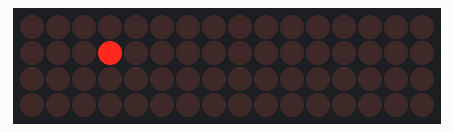
A sketch run on a simulated Arduino Uno, built with avr-gcc and run on an emulated ATmega328P. Shown: 16×4 LED matrix. Wiring (inferred from the names in the program): LED cube drawn one layer per row (orientation assumed): layers pin 2, pin 3, pin 4, pin 5; columns pin 6, pin 7, pin 8, pin 9, pin 10, pin 11, pin 12, pin 13, A0, A1, A2, A3, A4, A5, pin 0, pin 1. Random numbers use the default seed unless the sketch sets one.

Above: at 0.31 s.
At 9.72 s:
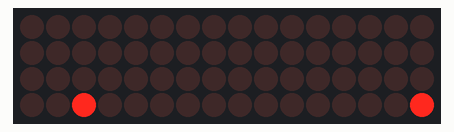
At 14.42 s:
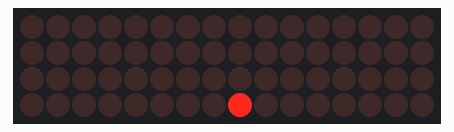
At 19.82 s:
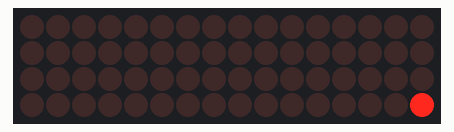
At 28.74 s:
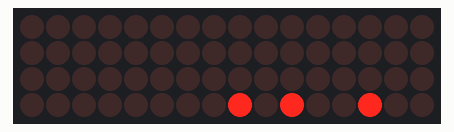
At 39.46 s:
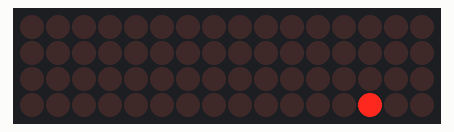

The sketch:

LED_Cube_Rain_Drop_Effect.ino
```cpp
// 4×4×4 LED Cube – Rain Effect Only (Common‑Cathode w/ NPN Low‑Side)

// == Pin Definitions ==
const int columnPins[16] = {
  6,  7,  8,  9,
  10, 11, 12, 13,
  A0, A1, A2, A3,
  A4, A5, 0,  1
};
const int layerPins[4] = { 2, 3, 4, 5 };  // NPN transistor bases

// == Timing ==
const int DROP_DELAY   = 10;  // ms each drop step
const int BETWEEN_DROPS = 200; // ms between individual drops
const int CYCLE_DELAY   = 500; // ms before starting a new rain cycle

void setup() {
  // Columns OFF (anodes LOW)
  for (int c = 0; c < 16; c++) {
    pinMode(columnPins[c], OUTPUT);
    digitalWrite(columnPins[c], LOW);
  }
  // Layers OFF (transistors off = LOW)
  for (int l = 0; l < 4; l++) {
    pinMode(layerPins[l], OUTPUT);
    digitalWrite(layerPins[l], LOW);
  }
  randomSeed(analogRead(A5));  // seed the RNG
}

void loop() {
  rainEffect();
  delay(CYCLE_DELAY);
}

// ☔ Rain Effect (Common‑Cathode w/ NPN Low‑Side)
// Simulates a rain drop “falling” down a random column.
void rainEffect() {
  const int CYCLES        = 20;   // মোট ২০ বার ড্রপ গ্রুপ
  const int DROP_DELAY    = 100;  // ms প্রতি স্তর ধরে রাখবে
  const int BETWEEN_GROUP = 200;  // ms প্রতিটি গ্রুপের মাঝে বিরতি

  for (int cycle = 0; cycle < CYCLES; cycle++) {
    // ১) গ্রুপের জন্য 1 থেকে 4 ফোটা নির্ধারণ
    int groupSize = random(1, 5);    // 1,2,3 বা 4

    // ২) ভিন্ন ভিন্ন কলাম নম্বর বেছে নেওয়া
    int cols[4];
    int count = 0;
    while (count < groupSize) {
      int c = random(0, 16);
      // চেক করে নাও আগে এড হয়েছে কিনা
      bool exists = false;
      for (int k = 0; k < count; k++) {
        if (cols[k] == c) { exists = true; break; }
      }
      if (!exists) {
        cols[count++] = c;
      }
    }

    // ৩) উপরে থেকে নিচে ফোটা “ড্রপ” দেখানো
    for (int l = 3; l >= 0; l--) {
      // সব OFF
      for (int ll = 0; ll < 4; ll++)   digitalWrite(layerPins[ll], LOW);
      for (int cc = 0; cc < 16; cc++)  digitalWrite(columnPins[cc], LOW);

      // ওই লেয়ার ON
      digitalWrite(layerPins[l], HIGH);

      // গ্রুপের প্রতিটি কলামে LED ON
      for (int i = 0; i < groupSize; i++) {
        digitalWrite(columnPins[ cols[i] ], HIGH);
      }

      // ধরে রাখ
      delay(DROP_DELAY);

      // সব OFF
      for (int i = 0; i < groupSize; i++) {
        digitalWrite(columnPins[ cols[i] ], LOW);
      }
      digitalWrite(layerPins[l], LOW);
    }

    // পরের গ্রুপের আগে বিরতি
    delay(BETWEEN_GROUP);
  }
}
```
